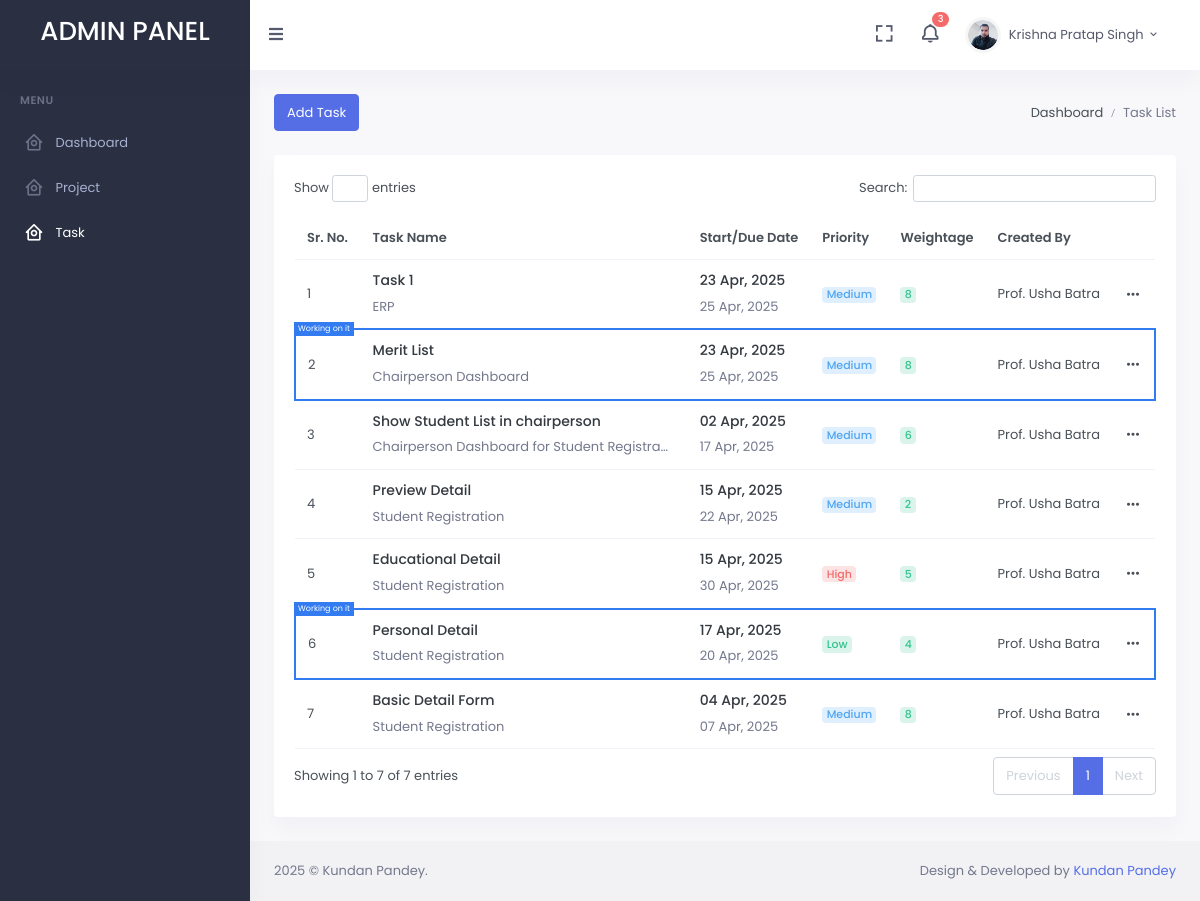
/employee/taskList.php (signed in), run on the app's committed database.
### tables this page shows
CREATE TABLE `users` (
  `id` int NOT NULL,
  `img` varchar(255) NOT NULL,
  `name` varchar(255) NOT NULL,
  `email` varchar(255) NOT NULL,
  `username` varchar(255) NOT NULL,
  `password` varchar(255) NOT NULL,
  `is_active` int NOT NULL,
  `role_id` int NOT NULL,
  `designation_id` int NOT NULL,
  `created_at` datetime NOT NULL,
  `updated_at` datetime NOT NULL
);

CREATE TABLE `tasks` (
  `id` int NOT NULL,
  `project_id` int NOT NULL,
  `title` varchar(855) NOT NULL,
  `description` text NOT NULL,
  `assigned_by` int NOT NULL,
  `priority` varchar(255) NOT NULL COMMENT 'low, medium, high',
  `task_status_id` int NOT NULL,
  `start_date` date NOT NULL,
  `due_date` date NOT NULL,
  `weightage` int NOT NULL,
  `complete_percentage` int NOT NULL,
  `created_at` datetime NOT NULL,
  `updated_at` datetime NOT NULL
);

CREATE TABLE `project` (
  `id` int NOT NULL,
  `title` varchar(255) NOT NULL,
  `description` text NOT NULL,
  `start_date` date NOT NULL,
  `end_date` date NOT NULL,
  `status` varchar(255) NOT NULL COMMENT 'planned, ongoing, completed, on_hold',
  `visibility` varchar(255) NOT NULL COMMENT 'public, team',
  `created_by` int NOT NULL,
  `created_at` datetime NOT NULL,
  `updated_at` datetime NOT NULL
);

### employee/taskList.php (the view, shortened to what the rows shown need)
<?php
include 'header.php';
$query = $conn->prepare("SELECT * FROM tasks order by id desc");
$query->execute();
$tasks_result = $query->fetchAll();
$tasks_row = count($tasks_result);
?>
<div class="main-content">
    <div class="page-content">
        <div class="container-fluid">
            <div class="row">
                <div class="col-lg-12">
                    <div class="card">
                        <div class="card-body">
                            <div class="row">
                                <div class="col-12 table-responsive">
                                    <table id="datatable" class="table align-middle table-nowrap table-hover mb-0" data-page-length='20'>
                                        <thead>
                                            <tr>
                                               <th class="align-middle">Sr. No.</th>
                                               <th class="align-middle">Task Name</th>
                                               <th class="align-middle">Start/Due Date</th>
                                               <th class="align-middle">Priority</th>
                                               <th class="align-middle">Weightage</th>
                                               <th class="align-middle">Created By</th>
                                               <th class="align-middle"></th>
                                            </tr>
                                        </thead>
                                        <tbody >
                                            <?php
                                            $sr_no = 1;
                                            if (isset($tasks_row)) {
                                               if ($tasks_row>0) {
                                                 foreach ($tasks_result as $value) {
                                                 $id = $value['id'];
                                                 $project_id = $value['project_id'];
                                                 $title = $value['title'];
                                                 $assigned_by = $value['assigned_by'];
                                                 $priority = $value['priority'];
                                                 $task_status_id = $value['task_status_id'];
                                                 $weightage = $value['weightage'];
                                                 $start_date = date_create($value['start_date']);
                                                 $due_date = date_create($value['due_date']);
                                                 if (!empty($assigned_by)) {
                                                   $query = $conn->prepare("SELECT * FROM users where id = :user_id");
                                                   $query->bindParam(':user_id',$assigned_by);
                                                   $query->execute();
                                                   $assigned_by_result = $query->fetchAll();
                                                   $assigned_by_row = count($assigned_by_result);
                                                   if ($assigned_by_row>0) {
                                                     $assigned_by_name = $assigned_by_result[0]['name'];
                                                   }
                                                }
                                                 if (!empty($project_id)) {
                                                    $query = $conn->prepare("SELECT * FROM project where id = :id");
                                                    $query->bindParam(':id',$project_id);
                                                    $query->execute();
                                                    $project_result = $query->fetchAll();
                                                    $project_row = count($project_result);
                                                    if ($project_row>0) {
                                                      $project_name = $project_result[0]['title'];
                                                    }
                                                }
                                            ?>
                                            <tr class="<?php echo ($task_status_id === 2) ? 'inProgressBorder' : ''; ?>" >
                                                <td class="position-relative">
                                                        <?php
                                                         if ((!empty($id)) && ($task_status_id === 2)) {
                                                            $query = $conn->prepare("SELECT * FROM task_members where task_id = :task_id");
                                                            $query->bindParam(':task_id',$id);
                                                            $query->execute();
                                                            $task_members_result = $query->fetchAll();
                                                            $task_members_row = count($task_members_result);
                                                            if ($task_members_row>0) {
                                                                foreach ($task_members_result as $value) {
                                                                    $task_members_user_id = $value['user_id'];
                                                                    $query = $conn->prepare("SELECT * FROM users where id = :task_members_user_id");
                                                                    $query->bindParam(':task_members_user_id',$task_members_user_id);
                                                                    $query->execute();
                                                                    $assigned_to_result = $query->fetchAll();
                                                                    $assigned_to_row = count($assigned_to_result);
                                                                    if (isset($assigned_to_row)) {
                                                                        if ($assigned_to_row>0) {
                                                                            foreach ($assigned_to_result as $value) {
                                                                                ?>
                                                                                <div class="nameOnTableRow">
                                                                                <p class="mb-0 text-white">
                                                                                     Working on it</p>
                                                                                </div>
                                                                                <?php
                                                                            }
                                                                        }
                                                                    }
                                                                }
                                                            }
                                                        }
                                                        ?>
                                                    <?php if(!empty($sr_no)){ echo $sr_no;} ?></td>
                                                <td>
                                                    <div>
                                                        <h5 class="text-truncate font-size-14 ellipseText text-dark"><?php if(!empty($title)){ echo $title;} ?></h5>
                                                        <p class="text-muted mb-0 ellipseText"><?php if(!empty($project_name)){ echo $project_name;} ?></p>
                                                    </div>
                                                </td>
                                                <td>
                                                    <div>
                                                        <h5 class="text-truncate font-size-14 text-dark"><?php echo date_format($start_date,"d"); ?> <?php echo date_format($start_date,"M"); ?>, <?php echo date_format($start_date,"Y"); ?></h5>
                                                        <p class="text-muted mb-0"><?php echo date_format($due_date,"d"); ?> <?php echo date_format($due_date,"M"); ?>, <?php echo date_format($due_date,"Y"); ?></p>
                                                    </div>
                                                </td>
                                                <td><?php
                                                    if (!empty($priority)) {
                                                        if ($priority=="low") {
                                                           ?>
                                                           <span class="badge badge-pill badge-soft-success font-size-11">Low</span>
                                                           <?php
                                                        }else if ($priority=="medium"){
                                                            ?>
                                                           <span class="badge badge-pill badge-soft-info font-size-11">Medium</span>
                                                           <?php
                                                        }else if ($priority=="high"){
                                                            ?>
                                                           <span class="badge badge-pill badge-soft-danger font-size-11">High</span>
                                                           <?php
                                                        }
                                                    }?>
                                                </td>
                                                <td><span class="badge badge-pill badge-soft-success font-size-11"><?php if(!empty($weightage)){ echo $weightage;} ?></span></td>
                                                <td><?php if(!empty($assigned_by_name)){ echo $assigned_by_name;} ?></td>
                                                <td>
                                                    <div class="dropdown actionBox">
                                                    <a href="#" class="dropdown-toggle card-drop" data-bs-toggle="dropdown" aria-expanded="false">
                                                        <i class="mdi mdi-dots-horizontal font-size-18"></i></a>
                                                    </div>
                                                </td>
                                            </tr>
                                                    <?php
                                                     $sr_no+=1;
                                                   }
                                                }
                                            }
                                            ?>
                                        </tbody>
                                    </table>
                                </div>
                            </div>
                        </div>
                    </div>
                </div>
            </div>
        </div>
    </div>
<?php
    include 'footer.php';
?>

### employee/header.php (shortened to what the rows shown need)
<?php
include '../include/connection.php';
$is_active = 1;
$query = $conn->prepare("SELECT * FROM users where is_active = :is_active  && id = :userid  order by id desc");
$query->bindParam(':is_active',$is_active);
$query->bindParam(':userid',$_SESSION['USERID']);
$query->execute();
$result = $query->fetchAll();
$row = count($result);
if (isset($row)) {
   if ($row>0) {
     foreach ($result as $value) {
         $img = $value['img'];
         $name = $value['name'];
     }
   }
}
?>
<!doctype html>
<html lang="en">
<head>
    <link href="../assets/libs/datatables.net-bs4/css/dataTables.bootstrap4.min.css" rel="stylesheet" type="text/css" />
    <link href="../assets/libs/datatables.net-buttons-bs4/css/buttons.bootstrap4.min.css" rel="stylesheet" type="text/css" />
    <link href="../assets/libs/select2/css/select2.min.css" rel="stylesheet" type="text/css" />
    <link rel="stylesheet" type="text/css" href="https://cdnjs.cloudflare.com/ajax/libs/font-awesome/6.7.2/css/all.min.css">
    <link href="https://cdn.jsdelivr.net/npm/summernote@0.8.18/dist/summernote.min.css" rel="stylesheet">
    <link href="../assets/css/bootstrap.min.css" id="bootstrap-style" rel="stylesheet" type="text/css" />
    <link href="../assets/css/icons.min.css" rel="stylesheet" type="text/css" />
    <link href="../assets/css/app.min.css" id="app-style" rel="stylesheet" type="text/css" />
    <link href="../assets/libs/sweetalert2/sweetalert2.min.css" rel="stylesheet" type="text/css" />
    <link rel="stylesheet" type="text/css" href="../assets/css/myStyle.css">
</head>
<body data-sidebar="dark" data-layout-mode="light">
        <div id="layout-wrapper">
            <header id="page-topbar">
                <div class="navbar-header">
                    <div class="d-flex">
                        <div class="navbar-brand-box">
                            <a href="index.php" class="logo logo-light">
                                <span class="logo-lg">
                                    <h2 class="pt-3 text-white text-uppercase">Admin Panel</h2>
                                </span>
                            </a>
                        </div>
                    </div>
                    <div class="d-flex">
                        <div class="dropdown d-inline-block pe-3">
                            <button type="button" class="btn header-item waves-effect" id="page-header-user-dropdown" data-bs-toggle="dropdown" aria-haspopup="true" aria-expanded="false">
                                <img class="rounded-circle header-profile-user" src="../upload/users/<?php if(!empty($img)){ echo $img;}  ?>" alt="Header Avatar">
                                <span class="d-none d-xl-inline-block ms-1" key="t-henry"><?php if(!empty($name)){ echo $name;} ?></span>
                                <i class="mdi mdi-chevron-down d-none d-xl-inline-block"></i>
                            </button>
                        </div>
                    </div>
                </div>
            </header>

### data on the page
users: img (picture), name "Krishna Pratap Singh"
tasks: title "Task 1", project.title "ERP", start_date "23", start_date "Apr", start_date "2025", due_date "25", due_date "Apr", due_date "2025", priority "Medium", weightage "8", users.name "Prof. Usha Batra"
tasks: title "Merit List", project.title "Chairperson Dashboard", start_date "23", start_date "Apr", start_date "2025", due_date "25", due_date "Apr", due_date "2025", priority "Medium", weightage "8", users.name "Prof. Usha Batra"
tasks: title "Show Student List in chairperson", project.title "Chairperson Dashboard for Student Registra…", start_date "02", start_date "Apr", start_date "2025", due_date "17", due_date "Apr", due_date "2025", priority "Medium", weightage "6", users.name "Prof. Usha Batra"
tasks: title "Preview Detail", project.title "Student Registration", start_date "15", start_date "Apr", start_date "2025", due_date "22", due_date "Apr", due_date "2025", priority "Medium", weightage "2", users.name "Prof. Usha Batra"
tasks: title "Educational Detail", project.title "Student Registration", start_date "15", start_date "Apr", start_date "2025", due_date "30", due_date "Apr", due_date "2025", priority "High", weightage "5", users.name "Prof. Usha Batra"
tasks: title "Personal Detail", project.title "Student Registration", start_date "17", start_date "Apr", start_date "2025", due_date "20", due_date "Apr", due_date "2025", priority "Low", weightage "4", users.name "Prof. Usha Batra"
tasks: title "Basic Detail Form", project.title "Student Registration", start_date "04", start_date "Apr", start_date "2025", due_date "07", due_date "Apr", due_date "2025", priority "Medium", weightage "8", users.name "Prof. Usha Batra"
